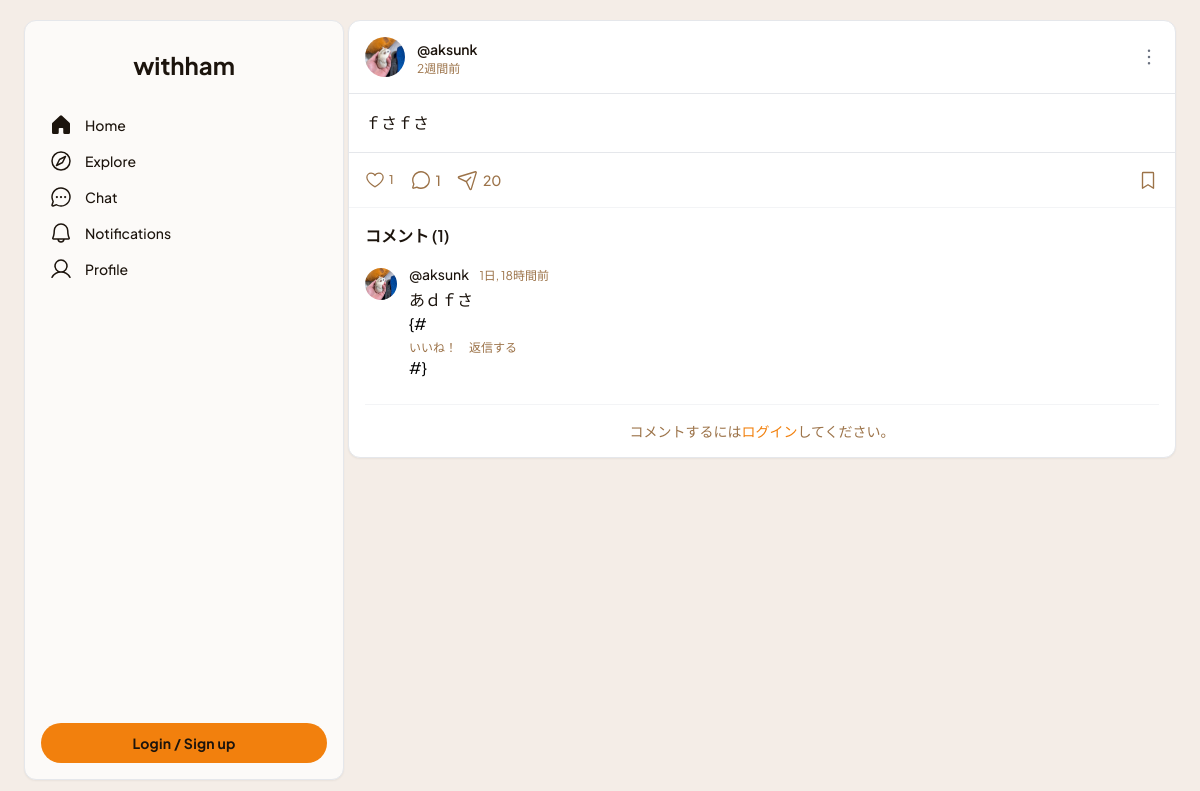
The app's page /post/2/ with its own data.
### withham/models.py (models this page shows, shortened)
class Post(models.Model):
    author = models.ForeignKey(User, on_delete=models.CASCADE, related_name='posts', verbose_name='投稿者')
    hamster = models.ForeignKey(Hamster, on_delete=models.SET_NULL, blank=True, null=True, related_name='posts', verbose_name='関連ハムスター')
    text = models.TextField('本文')
    image = models.ImageField('画像', upload_to='post_images/', blank=True, null=True)
    created_at = models.DateTimeField('投稿日時', default=timezone.now)
    likes = models.ManyToManyField(User, related_name='liked_posts', blank=True, verbose_name='いいねしたユーザー')
    class Meta:
        verbose_name = '投稿'
        verbose_name_plural = '投稿'
        ordering = ['-created_at']

class UserProfile(models.Model):
    user = models.OneToOneField(User, on_delete=models.CASCADE, related_name='profile')
    bio = models.TextField("自己紹介", blank=True, null=True)
    avatar = models.ImageField("プロフィール画像", upload_to='avatars/', null=True, blank=True)
    following = models.ManyToManyField(User, related_name='followers', symmetrical=False, blank=True)
    class Meta:
        verbose_name = 'ユーザープロフィール'
        verbose_name_plural = 'ユーザープロフィール'

class Comment(models.Model):
    post = models.ForeignKey(Post, on_delete=models.CASCADE, related_name='comments', verbose_name='対象投稿')
    author = models.ForeignKey(User, on_delete=models.CASCADE, related_name='comments', verbose_name='投稿者')
    text = models.TextField("本文")
    created_at = models.DateTimeField("投稿日時", default=timezone.now)
    class Meta:
        verbose_name = 'コメント'
        verbose_name_plural = 'コメント'
        ordering = ['created_at']

### withham/views.py (the view, shortened to what this page needs)
# urls.py: path('post/<int:pk>/', views.post_detail, name='post_detail'),
def post_detail(request, pk):
    post = get_object_or_404(Post, pk=pk)
    comments = post.comments.all().order_by('created_at')
    comment_form = CommentForm()
    context = {
        'post': post,
        'comments': comments,
        'comment_form': comment_form,
    }
    return render(request, 'withham/post_detail.html', context)

### withham/templates/withham/post_detail.html (shortened to what this page needs)
{% extends "withham/base.html" %}
{% load static %}
{% load humanize %}
{% block content %}
    <div class="bg-white rounded-xl shadow-sm overflow-hidden border border-gray-200">
        <div class="p-4 flex items-center gap-3 border-b border-gray-200">
            <a href="{% url 'withham:profile_detail' post.author.pk %}">
                {% if post.author.profile.avatar %}
                <img src="{{ post.author.profile.avatar.url }}" class="h-10 w-10 rounded-full object-cover" alt="{{ post.author.username }}">
                {% else %}
                <img src="{% static 'images/default_avatar.png' %}" class="h-10 w-10 rounded-full bg-gray-200 object-cover" alt="デフォルトアバター">
                {% endif %}
            </a>
            <div>
                <a href="{% url 'withham:profile_detail' post.author.pk %}" class="text-[#1c140d] text-sm font-semibold hover:underline">@{{ post.author.username }}</a>
                <p class="text-[#9c7349] text-xs">{{ post.created_at|timesince }}前</p>
            </div>
            <button class="ml-auto text-gray-500 hover:text-gray-700">
                 <svg xmlns="http://www.w3.org/2000/svg" width="20px" height="20px" fill="currentColor" viewBox="0 0 256 256"><path d="M144,128a16,16,0,1,1-16-16A16,16,0,0,1,144,128ZM128,64a16,16,0,1,0-16-16A16,16,0,0,0,128,64Zm0,128a16,16,0,1,0,16,16A16,16,0,0,0,128,192Z"></path></svg>
            </button>
        </div>
        {% if post.text %}
        <div class="p-4">
            <p class="text-[#1c140d] text-base leading-relaxed">{{ post.text|linebreaksbr }}</p>
        </div>
        {% endif %}
        <div class="p-4 flex items-center gap-4 text-[#9c7349] border-t border-gray-200">
            {% if user.is_authenticated %}
            <button type="button"
                    class="like-button flex items-center gap-1 {% if user in post.likes.all %}text-[#f2800d]{% else %}text-[#9c7349] hover:text-[#f2800d]{% endif %}"
                    data-post-id="{{ post.pk }}"
                    data-like-url="{% url 'withham:toggle_like' post.pk %}">
                <svg class="like-icon" xmlns="http://www.w3.org/2000/svg" width="20px" height="20px" fill="currentColor" viewBox="0 0 256 256">
                    {% if user in post.likes.all %}
                        <path d="M128,216S24,160,24,94A54,54,0,0,1,78,40c22.59,0,41.94,12.31,50,32,8.06-19.69,27.41-32,50-32a54,54,0,0,1,54,54C232,160,128,216,128,216Z"></path>
                    {% else %}
                        <path d="M178,32c-20.65,0-38.73,8.88-50,23.89C116.73,40.88,98.65,32,78,32A62.07,62.07,0,0,0,16,94c0,70,103.79,126.66,108.21,129a8,8,0,0,0,7.58,0C136.21,220.66,240,164,240,94A62.07,62.07,0,0,0,178,32ZM128,206.8C109.74,196.16,32,147.69,32,94A46.06,46.06,0,0,1,78,48c19.45,0,35.78,10.36,42.6,27a8,8,0,0,0,14.8,0c6.82-16.67,23.15-27,42.6-27a46.06,46.06,0,0,1,46,46C224,147.61,146.24,196.15,128,206.8Z"></path>
                    {% endif %}
                </svg>
                <span class="like-count text-xs font-medium">{{ post.likes.count }}</span>
            </button>
            {% else %}
                <span class="flex items-center gap-1 text-[#9c7349]">
                    <span class="like-count text-xs font-medium">{{ post.likes.count }}</span>
                </span>
            {% endif %}
            <a href="#comment-form" class="flex items-center gap-1 hover:text-[#1c140d]">
                 <span class="text-sm font-medium">{{ comments.count }}</span>
            </a>
            <button type="button" class="flex items-center gap-1 hover:text-[#1c140d]">
                <span class="text-sm font-medium">20</span>
            </button>
            <button type="button" class="ml-auto hover:text-[#1c140d]">
                 <svg xmlns="http://www.w3.org/2000/svg" width="22px" height="22px" fill="currentColor" viewBox="0 0 256 256"><path d="M184,32H72A16,16,0,0,0,56,48V224a8,8,0,0,0,12.24,6.78L128,193.43l59.76,37.35A8,8,0,0,0,200,224V48A16,16,0,0,0,184,32Zm0,177.57l-51.76-32.35a8,8,0,0,0-8.48,0L72,209.57V48H184Z"></path></svg>
            </button>
        </div>
        <div class="p-4 border-t border-gray-100">
            <div class="space-y-4 mb-6">
                <h3 class="text-base font-semibold text-[#1c140d] mb-4">コメント ({{ comments.count }})</h3>
                {% for comment in comments %}
                    <div class="flex items-start gap-3">
                        <a href="{% url 'withham:profile_detail' comment.author.pk %}">
                            {% if comment.author.profile.avatar %}
                            <img src="{{ comment.author.profile.avatar.url }}" class="h-8 w-8 rounded-full mt-1 flex-shrink-0 object-cover" alt="{{ comment.author.username }}">
                            {% else %}
                            <img src="{% static 'images/default_avatar.png' %}" class="h-8 w-8 rounded-full mt-1 bg-gray-200 flex-shrink-0 object-cover" alt="デフォルトアバター">
                            {% endif %}
                        </a>
                        <div class="flex-grow">
                            <p class="text-sm">
                                <a href="{% url 'withham:profile_detail' comment.author.pk %}" class="font-medium text-[#1c140d] hover:underline">@{{ comment.author.username }}</a>
                                <span class="text-[#9c7349] ml-2 text-xs">{{ comment.created_at|timesince }}前</span>
                            </p>
                            <p class="text-base text-[#1c140d] mt-1">{{ comment.text|linebreaksbr }}</p>
                            {# <div class="flex items-center gap-3 text-xs text-[#9c7349] mt-1">
                                <button class="hover:underline">いいね！</button>
                                <button class="hover:underline">返信する</button>
                            </div> #}
                        </div>
                    </div>
                {% empty %}
                    <p class="text-sm text-gray-500">まだコメントはありません。</p>
                {% endfor %}
            </div>
            <div id="comment-form" class="flex items-center gap-3 pt-4 border-t border-gray-100">
                 {% if user.is_authenticated %}
                 <img src="{% if user.profile.avatar %}{{ user.profile.avatar.url }}{% else %}{% static 'images/default_avatar.png' %}{% endif %}" class="h-8 w-8 rounded-full flex-shrink-0 object-cover" alt="あなたのアバター">
                 <form action="{% url 'withham:post_detail' post.pk %}" method="post" class="flex-grow flex items-center">
                     {% csrf_token %}
                     {{ comment_form.text }}
                     {% if comment_form.text.errors %}
                         <p class="text-red-500 text-xs ml-2">{{ comment_form.text.errors }}</p>
                     {% endif %}
                     <button type="submit" class="ml-2 text-sm font-semibold text-[#f2800d] hover:text-[#1c140d] flex-shrink-0">投稿</button>
                 </form>
                 {% else %}
                 <p class="text-sm text-[#9c7349] w-full text-center">コメントするには<a href="{% url 'withham:login' %}" class="text-[#f2800d] hover:underline font-medium">ログイン</a>してください。</p>
                 {% endif %}
            </div>
        </div>
    </div>
{% endblock %}

### records on screen
Post: author.profile.avatar (picture), author.username "aksunk", created_at "2週間", text "ｆさｆさ", likes.count "1"
Comment: author.profile.avatar (picture), author.username "aksunk", created_at "1日, 18時間", text "あｄｆさ"

### other values on screen
{{ comments.count }} "1"
